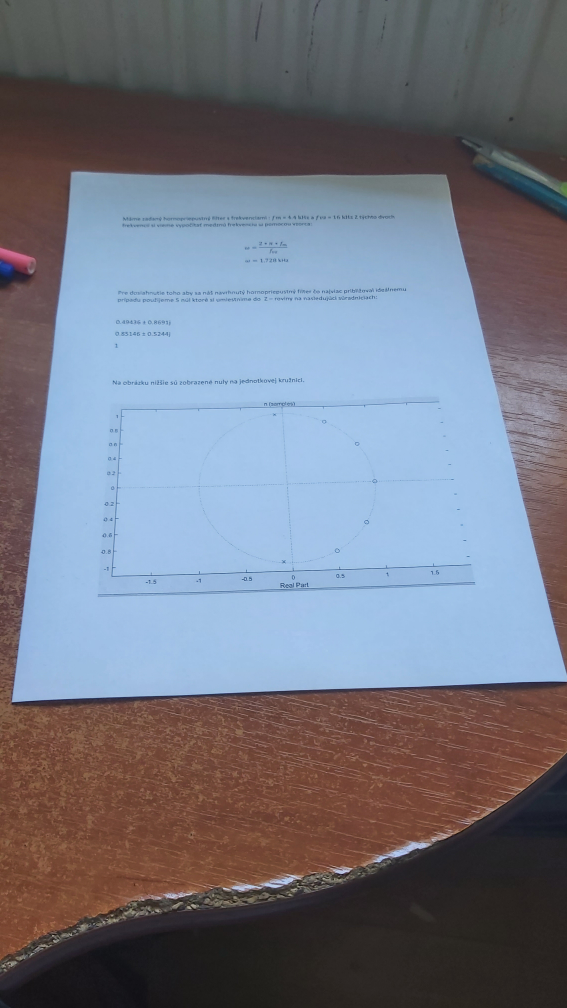
//> input picture res/paper.jpg, 2268 x 4032 px (shown at 1/4 size)
$ ./DocumentScannercpp   (built with g++ and OpenCV 4)
//> lines starting //> are read from the running program, lines starting //| are printed output that depends on the picture; after the words box and inside, x2 and y2 are one past the last pixel; in counts of white or black regions, pixels touching at a corner belong together
#include <opencv2/imgcodecs.hpp>
#include <opencv2/highgui.hpp>
#include <opencv2/imgproc.hpp>


#include <iostream>


cv::Mat preprocessing(cv::Mat frame);


int main() {

	std::string path = "res/paper.jpg";
	std::vector<std::vector<cv::Point>> contours{};

	long area;
	double perimeter;

	cv::Mat frame = cv::imread(path),
			preprocessedFrame = preprocessing(frame),
			contoursFrame;
//> in preprocessing, `cv::cvtColor(frame, frame, cv::COLOR_BGR2GRAY);`:
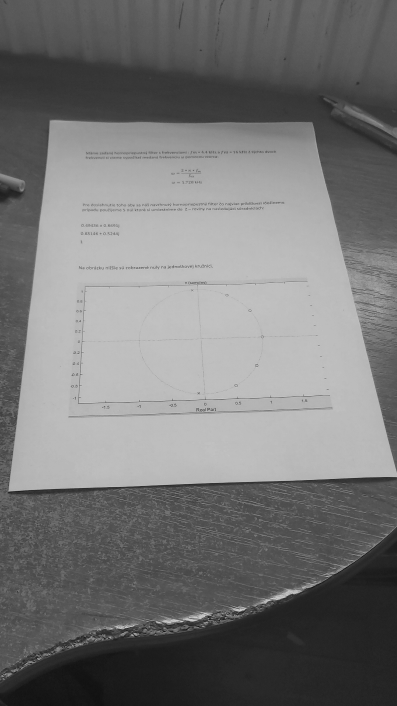
//> frame: 1411 rows x 794 cols, CV_8UC1 (shown at 1/2 size); min 4, max 232, mean 118.3
//> in preprocessing, `cv::Canny(frame, frame, 25, 75);`:
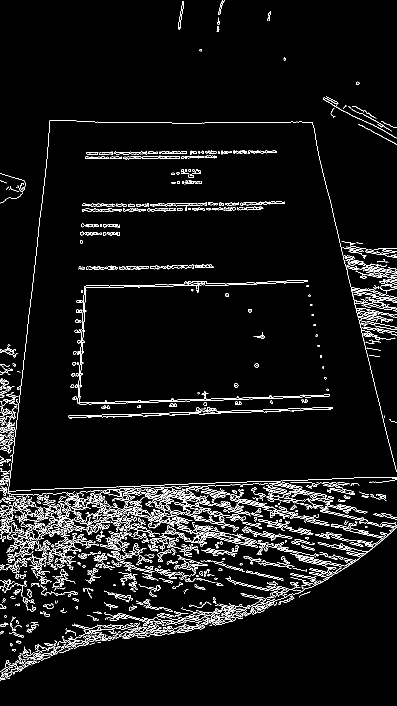
//> frame: 1411 rows x 794 cols, CV_8UC1 (shown at 1/2 size); 5% white in thin lines or dots
//> in preprocessing, `cv::dilate(frame, outFrame, kernel);`:
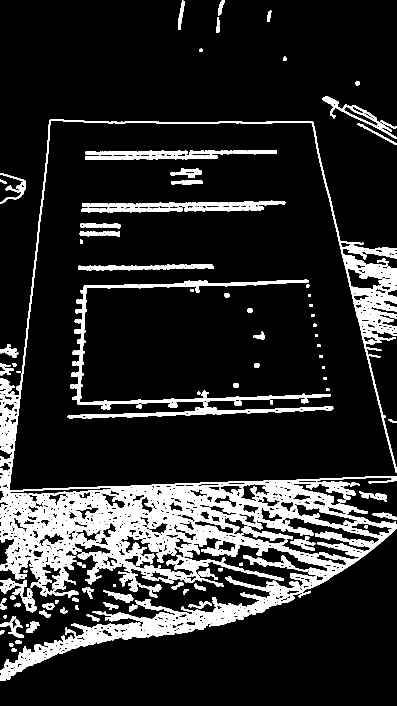
//> outFrame: 1411 rows x 794 cols, CV_8UC1 (shown at 1/2 size); 15.1% white; 121 white regions
//> frame is the input picture: 4032 rows x 2268 cols, CV_8UC3; mean B, G, R 130.4, 118, 114.4

	cv::findContours(preprocessedFrame, contours, cv::RETR_EXTERNAL, cv::CHAIN_APPROX_SIMPLE);
//> contours = 115 contours, 1 with area under 20; largest, box (x1, y1, x2, y2) and area: (0, 239, 794, 1362) 154920, (140, 559, 661, 810) 7451, (135, 813, 667, 838) 3360, (170, 301, 435, 320) 2722, (255, 404, 528, 423) 2440

	std::vector<std::vector<cv::Point>> contourPoly(contours.size());
//> contourPoly = 115 empty contours

	for (int i = 0; i < contours.size(); i++)
	{
		area = cv::contourArea(contours[i]);
		std::cout << "Area: " << area << std::endl;


		if (area > 2000) {

			perimeter = cv::arcLength(contours[i], true);

			cv::approxPolyDP(contours[i], contourPoly[i], 0.01 * perimeter, true);

			cv::drawContours(preprocessedFrame, contourPoly, i, cv::Scalar(255, 0, 255), 2);
		}

	}
//> this loop made 115 passes
//> (area, perimeter) on passes 51, 81, 91, 101, 107: (3360, 1127.5), (7451, 2859.2), (2440, 809.9), (2722, 1021.7), (154920, 16838)
//> area on passes 1 to 6: 44, 38, 64, 44, 23, 104
//| Area: 44
//| Area: 38
//| Area: 64
//| Area: 44
//| Area: 23
//| Area: 104
//| Area: 275
//| Area: 420
//> (output is shown up to pass 8 of 115)
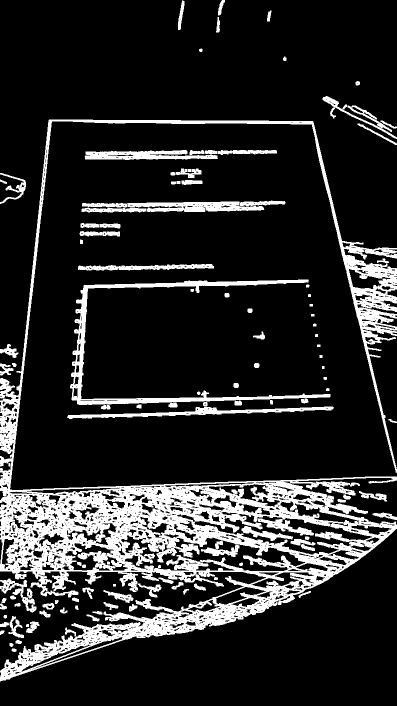
//> preprocessedFrame: 1411 rows x 794 cols, CV_8UC1 (shown at 1/2 size); 16.2% white; 111 white regions, largest, box (x1, y1, x2, y2) and area: (0, 239, 794, 1363) 134457, (140, 559, 661, 810) 11257, (164, 401, 571, 424) 5155


	cv::imshow("Base Frame",preprocessedFrame);


	cv::waitKey(0);

	return 0;
}


cv::Mat preprocessing(cv::Mat frame) {

	cv::Mat outFrame;
	cv::resize(frame, frame, cv::Size(0, 0), 0.35, 0.35);

	cv::cvtColor(frame, frame, cv::COLOR_BGR2GRAY);

	cv::GaussianBlur(frame, frame, cv::Size(3, 3), 3, 0);

	cv::Canny(frame, frame, 25, 75);

	cv::Mat kernel = cv::getStructuringElement(cv::MORPH_RECT, cv::Size(3, 3));

	cv::dilate(frame, outFrame, kernel);

	return outFrame;
}
